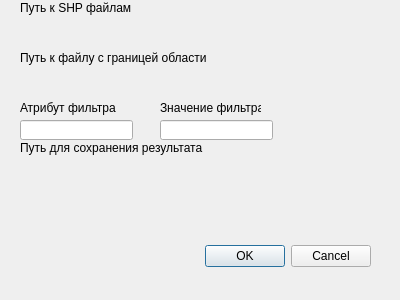
<?xml version="1.0" encoding="UTF-8"?>
<ui version="4.0">
 <class>cl_rDialogBase</class>
 <widget class="QDialog" name="cl_rDialogBase">
  <property name="geometry">
   <rect>
    <x>0</x>
    <y>0</y>
    <width>400</width>
    <height>300</height>
   </rect>
  </property>
  <property name="windowTitle">
   <string>cl_r</string>
  </property>
  <widget class="QDialogButtonBox" name="button_box">
   <property name="geometry">
    <rect>
     <x>30</x>
     <y>240</y>
     <width>341</width>
     <height>32</height>
    </rect>
   </property>
   <property name="orientation">
    <enum>Qt::Horizontal</enum>
   </property>
   <property name="standardButtons">
    <set>QDialogButtonBox::Cancel|QDialogButtonBox::Ok</set>
   </property>
  </widget>
  <widget class="QgsFileWidget" name="osm_path">
   <property name="geometry">
    <rect>
     <x>20</x>
     <y>20</y>
     <width>281</width>
     <height>27</height>
    </rect>
   </property>
   <property name="defaultRoot">
    <string/>
   </property>
   <property name="storageMode">
    <enum>QgsFileWidget::GetDirectory</enum>
   </property>
  </widget>
  <widget class="QgsFileWidget" name="adm_shp">
   <property name="geometry">
    <rect>
     <x>20</x>
     <y>70</y>
     <width>281</width>
     <height>27</height>
    </rect>
   </property>
  </widget>
  <widget class="QgsFileWidget" name="result_path">
   <property name="geometry">
    <rect>
     <x>20</x>
     <y>160</y>
     <width>281</width>
     <height>27</height>
    </rect>
   </property>
   <property name="storageMode">
    <enum>QgsFileWidget::GetDirectory</enum>
   </property>
  </widget>
  <widget class="QLineEdit" name="attribute_name">
   <property name="geometry">
    <rect>
     <x>20</x>
     <y>120</y>
     <width>113</width>
     <height>20</height>
    </rect>
   </property>
  </widget>
  <widget class="QLineEdit" name="attribute_value">
   <property name="geometry">
    <rect>
     <x>160</x>
     <y>120</y>
     <width>113</width>
     <height>20</height>
    </rect>
   </property>
  </widget>
  <widget class="QLabel" name="label">
   <property name="geometry">
    <rect>
     <x>20</x>
     <y>0</y>
     <width>111</width>
     <height>16</height>
    </rect>
   </property>
   <property name="text">
    <string>Путь к SHP файлам</string>
   </property>
  </widget>
  <widget class="QLabel" name="label_2">
   <property name="geometry">
    <rect>
     <x>20</x>
     <y>50</y>
     <width>191</width>
     <height>16</height>
    </rect>
   </property>
   <property name="text">
    <string>Путь к файлу с границей области</string>
   </property>
  </widget>
  <widget class="QLabel" name="label_3">
   <property name="geometry">
    <rect>
     <x>20</x>
     <y>100</y>
     <width>101</width>
     <height>16</height>
    </rect>
   </property>
   <property name="text">
    <string>Атрибут фильтра</string>
   </property>
  </widget>
  <widget class="QLabel" name="label_4">
   <property name="geometry">
    <rect>
     <x>160</x>
     <y>100</y>
     <width>101</width>
     <height>16</height>
    </rect>
   </property>
   <property name="text">
    <string>Значение фильтра</string>
   </property>
  </widget>
  <widget class="QLabel" name="label_5">
   <property name="geometry">
    <rect>
     <x>20</x>
     <y>140</y>
     <width>191</width>
     <height>16</height>
    </rect>
   </property>
   <property name="text">
    <string>Путь для сохранения результата</string>
   </property>
  </widget>
 </widget>
 <customwidgets>
  <customwidget>
   <class>QgsFileWidget</class>
   <extends>QWidget</extends>
   <header>qgsfilewidget.h</header>
  </customwidget>
 </customwidgets>
 <resources/>
 <connections>
  <connection>
   <sender>button_box</sender>
   <signal>accepted()</signal>
   <receiver>cl_rDialogBase</receiver>
   <slot>accept()</slot>
   <hints>
    <hint type="sourcelabel">
     <x>20</x>
     <y>20</y>
    </hint>
    <hint type="destinationlabel">
     <x>20</x>
     <y>20</y>
    </hint>
   </hints>
  </connection>
  <connection>
   <sender>button_box</sender>
   <signal>rejected()</signal>
   <receiver>cl_rDialogBase</receiver>
   <slot>reject()</slot>
   <hints>
    <hint type="sourcelabel">
     <x>20</x>
     <y>20</y>
    </hint>
    <hint type="destinationlabel">
     <x>20</x>
     <y>20</y>
    </hint>
   </hints>
  </connection>
 </connections>
</ui>
